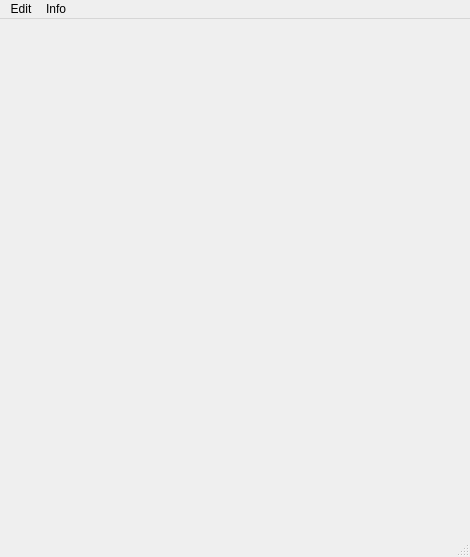
<?xml version="1.0" encoding="UTF-8"?>
<ui version="4.0">
 <class>MainWindow</class>
 <widget class="QMainWindow" name="MainWindow">
  <property name="geometry">
   <rect>
    <x>0</x>
    <y>0</y>
    <width>470</width>
    <height>557</height>
   </rect>
  </property>
  <property name="windowTitle">
   <string>MainWindow</string>
  </property>
  <widget class="QWidget" name="centralWidget">
   <layout class="QVBoxLayout" name="verticalLayout" stretch="1">
    <property name="leftMargin">
     <number>0</number>
    </property>
    <property name="topMargin">
     <number>0</number>
    </property>
    <property name="rightMargin">
     <number>0</number>
    </property>
    <property name="bottomMargin">
     <number>0</number>
    </property>
    <item>
     <widget class="QWidget" name="ribbon_widget" native="true">
      <property name="minimumSize">
       <size>
        <width>0</width>
        <height>50</height>
       </size>
      </property>
      <property name="maximumSize">
       <size>
        <width>16777215</width>
        <height>100</height>
       </size>
      </property>
     </widget>
    </item>
   </layout>
  </widget>
  <widget class="QMenuBar" name="menuBar">
   <property name="geometry">
    <rect>
     <x>0</x>
     <y>0</y>
     <width>470</width>
     <height>21</height>
    </rect>
   </property>
   <widget class="QMenu" name="menuInfo">
    <property name="title">
     <string>Info</string>
    </property>
    <addaction name="actionVersion"/>
    <addaction name="actionAbout"/>
   </widget>
   <widget class="QMenu" name="menuEdit">
    <property name="title">
     <string>Edit</string>
    </property>
    <addaction name="actionSettings"/>
   </widget>
   <addaction name="menuEdit"/>
   <addaction name="menuInfo"/>
  </widget>
  <widget class="QStatusBar" name="statusBar"/>
  <action name="actionVersion">
   <property name="text">
    <string>Version</string>
   </property>
  </action>
  <action name="actionAbout">
   <property name="text">
    <string>About</string>
   </property>
  </action>
  <action name="actionSettings">
   <property name="text">
    <string>Settings</string>
   </property>
  </action>
 </widget>
 <layoutdefault spacing="6" margin="11"/>
 <resources/>
 <connections/>
</ui>
